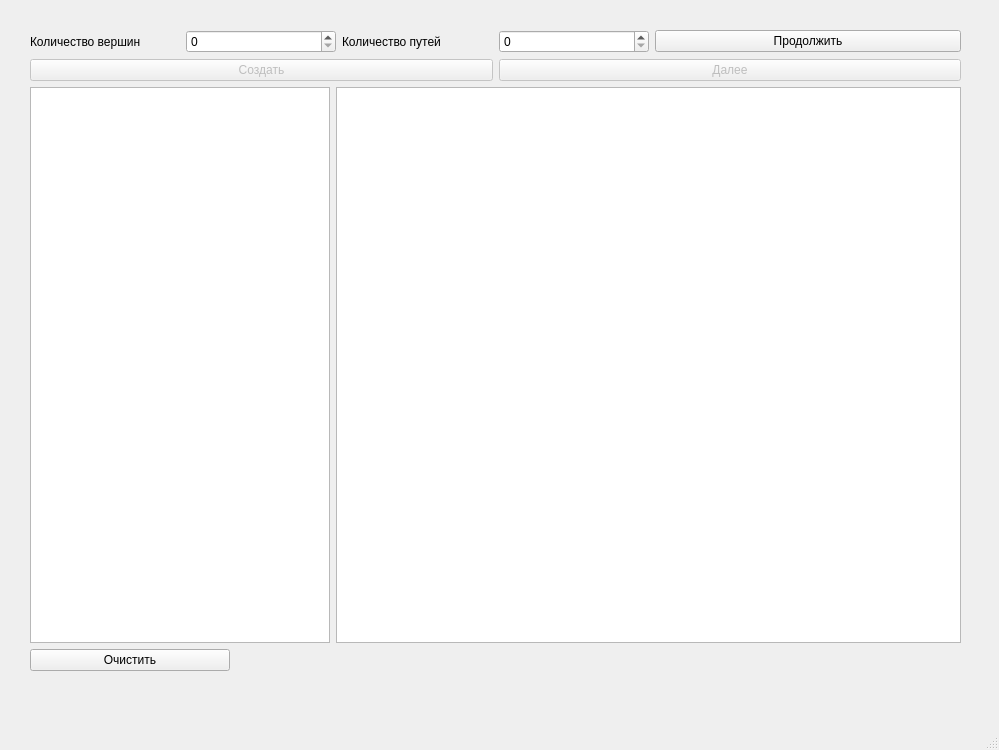
<?xml version="1.0" encoding="UTF-8"?>
<ui version="4.0">
 <class>MainWindow</class>
 <widget class="QMainWindow" name="MainWindow">
  <property name="geometry">
   <rect>
    <x>0</x>
    <y>0</y>
    <width>999</width>
    <height>750</height>
   </rect>
  </property>
  <property name="minimumSize">
   <size>
    <width>999</width>
    <height>750</height>
   </size>
  </property>
  <property name="maximumSize">
   <size>
    <width>999</width>
    <height>750</height>
   </size>
  </property>
  <property name="sizeIncrement">
   <size>
    <width>610</width>
    <height>750</height>
   </size>
  </property>
  <property name="baseSize">
   <size>
    <width>610</width>
    <height>750</height>
   </size>
  </property>
  <property name="mouseTracking">
   <bool>true</bool>
  </property>
  <property name="acceptDrops">
   <bool>false</bool>
  </property>
  <property name="windowTitle">
   <string>Обход графа в глубину</string>
  </property>
  <property name="autoFillBackground">
   <bool>false</bool>
  </property>
  <widget class="QWidget" name="centralwidget">
   <widget class="QWidget" name="layoutWidget">
    <property name="geometry">
     <rect>
      <x>30</x>
      <y>30</y>
      <width>931</width>
      <height>641</height>
     </rect>
    </property>
    <layout class="QVBoxLayout" name="verticalLayout">
     <item>
      <layout class="QHBoxLayout" name="horizontalLayout_3">
       <item>
        <layout class="QHBoxLayout" name="horizontalLayout">
         <item>
          <widget class="QLabel" name="nodeLabel">
           <property name="text">
            <string>Количество вершин</string>
           </property>
          </widget>
         </item>
         <item>
          <widget class="QSpinBox" name="nodeSpinBox">
           <property name="maximum">
            <number>20</number>
           </property>
          </widget>
         </item>
        </layout>
       </item>
       <item>
        <layout class="QHBoxLayout" name="horizontalLayout_2">
         <item>
          <widget class="QLabel" name="pathLabel">
           <property name="text">
            <string>Количество путей</string>
           </property>
          </widget>
         </item>
         <item>
          <widget class="QSpinBox" name="pathSpinBox">
           <property name="maximum">
            <number>20</number>
           </property>
          </widget>
         </item>
        </layout>
       </item>
       <item>
        <widget class="QPushButton" name="continueButton">
         <property name="text">
          <string>Продолжить</string>
         </property>
        </widget>
       </item>
      </layout>
     </item>
     <item>
      <layout class="QHBoxLayout" name="horizontalLayout_4">
       <item>
        <widget class="QPushButton" name="createButton">
         <property name="enabled">
          <bool>false</bool>
         </property>
         <property name="text">
          <string>Создать</string>
         </property>
        </widget>
       </item>
       <item>
        <widget class="QPushButton" name="nextButton">
         <property name="enabled">
          <bool>false</bool>
         </property>
         <property name="text">
          <string>Далее</string>
         </property>
        </widget>
       </item>
      </layout>
     </item>
     <item>
      <layout class="QHBoxLayout" name="horizontalLayout_5">
       <item>
        <widget class="QTableWidget" name="tableView">
         <property name="maximumSize">
          <size>
           <width>300</width>
           <height>16777215</height>
          </size>
         </property>
        </widget>
       </item>
       <item>
        <widget class="QGraphicsView" name="graphicsView">
         <property name="verticalScrollBarPolicy">
          <enum>Qt::ScrollBarAlwaysOff</enum>
         </property>
         <property name="horizontalScrollBarPolicy">
          <enum>Qt::ScrollBarAlwaysOff</enum>
         </property>
         <property name="interactive">
          <bool>false</bool>
         </property>
        </widget>
       </item>
      </layout>
     </item>
     <item>
      <widget class="QPushButton" name="clearButton">
       <property name="maximumSize">
        <size>
         <width>200</width>
         <height>16777215</height>
        </size>
       </property>
       <property name="text">
        <string>Очистить</string>
       </property>
      </widget>
     </item>
    </layout>
   </widget>
  </widget>
  <widget class="QMenuBar" name="menubar">
   <property name="geometry">
    <rect>
     <x>0</x>
     <y>0</y>
     <width>999</width>
     <height>24</height>
    </rect>
   </property>
  </widget>
  <widget class="QStatusBar" name="statusbar"/>
 </widget>
 <resources/>
 <connections/>
</ui>
